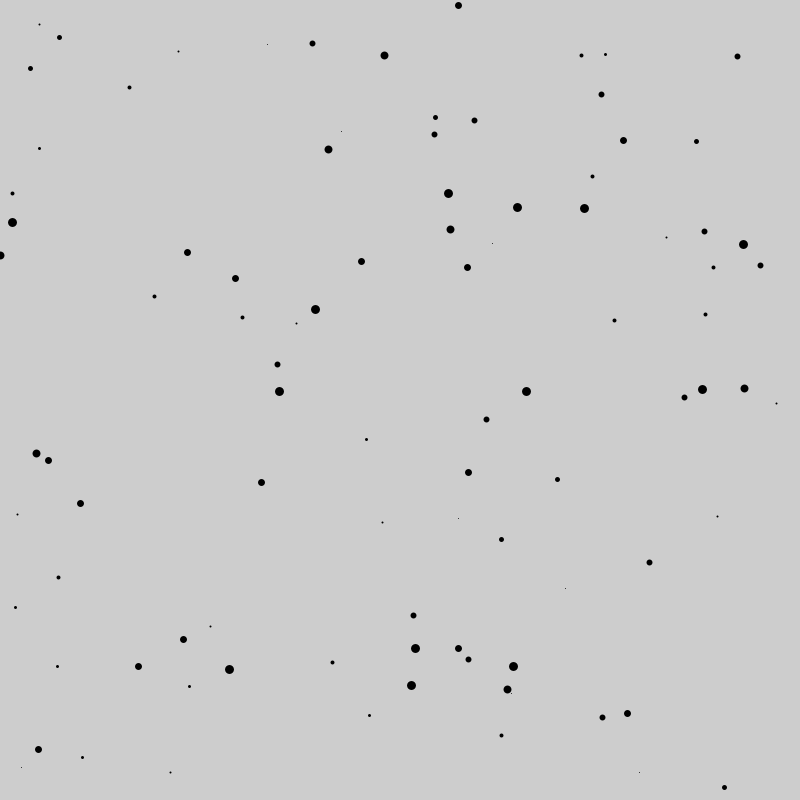
Frame 1 (no input)
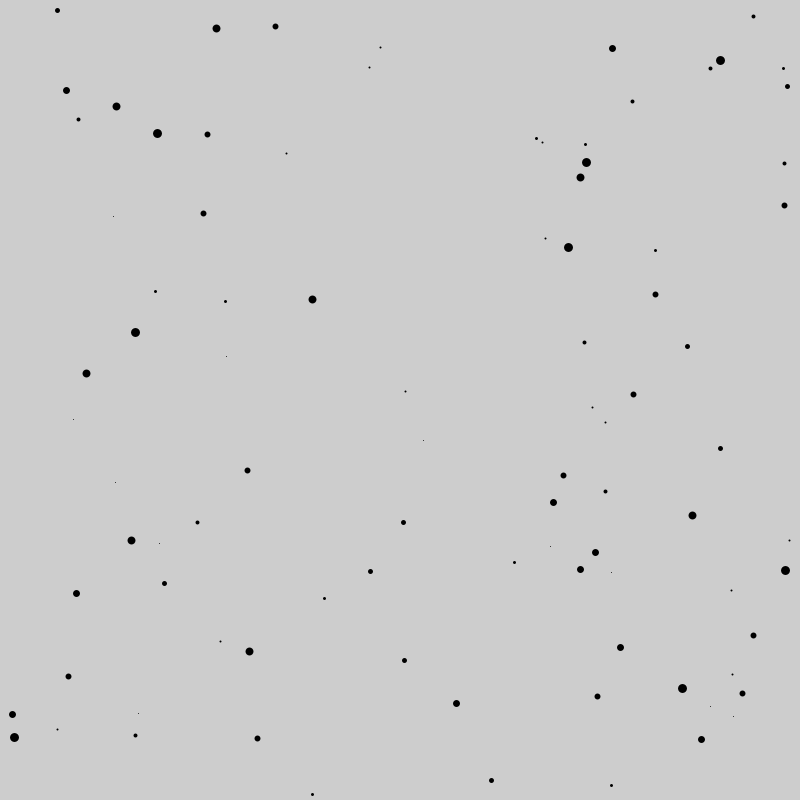
Frame 60 (the mouse pressed at the canvas centre just before this capture)
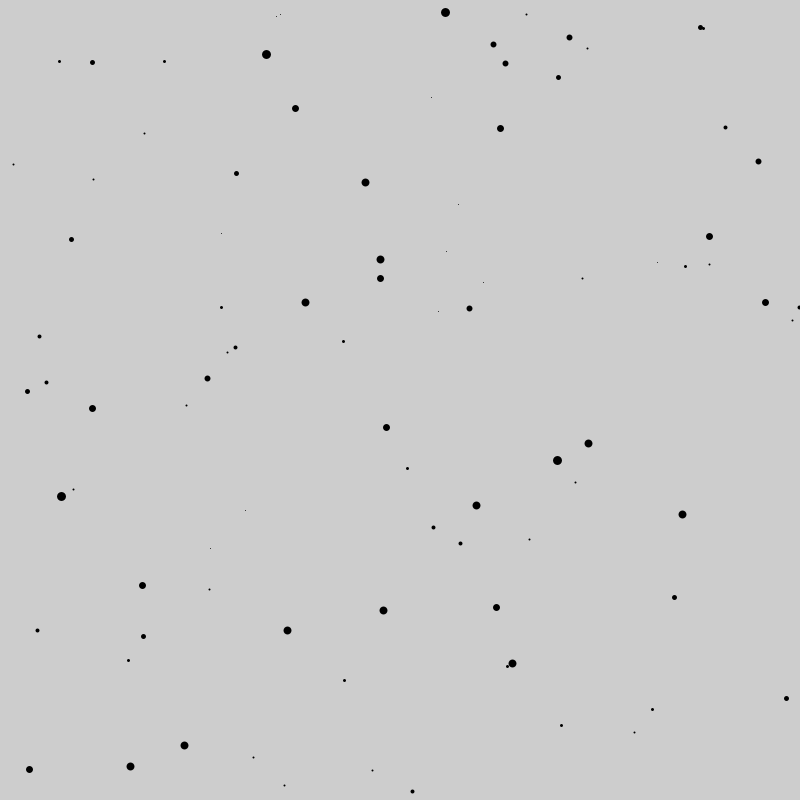
Frame 120 (the mouse held since frame 60 and released just before this capture)

The Processing sketch that drew these frames (run headless with seeded random() and noise(); from frame 60 on, the mouse is pressed at the canvas centre):

// Processing sketch: rna_graphics
// ── rna_graphics.pde
int total = 100;
int [] x;
int [] y;


void setup() {
  size(800, 800);
  smooth(8);
  x = new int[total];
  y = new int[total];
}


void draw() {
  noStroke();
  fill(205);
  rect(0, 0, width, height);
  noFill();
  for ( int i = 0; i < total; i++) {
    x[i] = int(random(width));
    y[i] = int(random(height));
    stroke(0);
    strokeWeight(int(random(10)));
    point(x[i], y[i]);
  }
}
